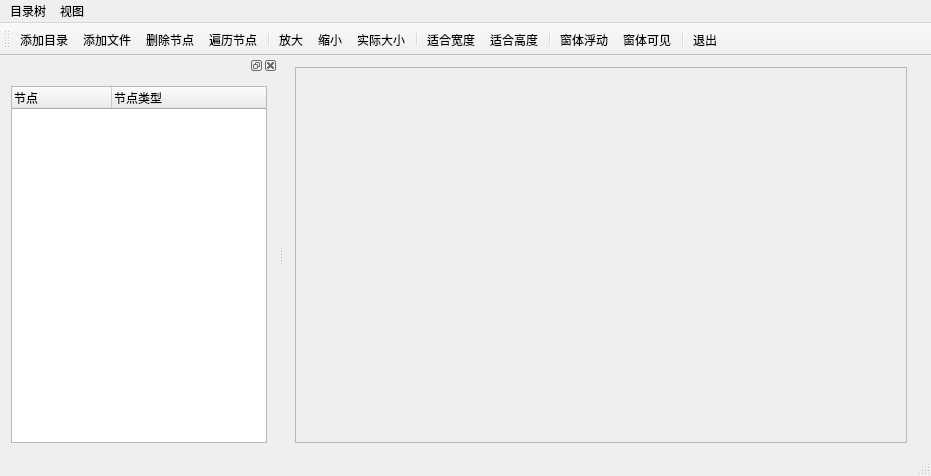
<?xml version="1.0" encoding="UTF-8"?>
<ui version="4.0">
 <class>MainWindow</class>
 <widget class="QMainWindow" name="MainWindow">
  <property name="geometry">
   <rect>
    <x>0</x>
    <y>0</y>
    <width>931</width>
    <height>476</height>
   </rect>
  </property>
  <property name="windowTitle">
   <string>QTreeWidget的使用</string>
  </property>
  <widget class="QWidget" name="centralWidget">
   <layout class="QGridLayout" name="gridLayout_3">
    <item row="0" column="0">
     <widget class="QScrollArea" name="scrollArea">
      <property name="widgetResizable">
       <bool>true</bool>
      </property>
      <property name="alignment">
       <set>Qt::AlignCenter</set>
      </property>
      <widget class="QWidget" name="scrollAreaWidgetContents">
       <property name="geometry">
        <rect>
         <x>0</x>
         <y>0</y>
         <width>624</width>
         <height>361</height>
        </rect>
       </property>
       <layout class="QGridLayout" name="gridLayout_2"/>
      </widget>
     </widget>
    </item>
    <item row="0" column="1">
     <widget class="QLabel" name="LabPicture">
      <property name="text">
       <string/>
      </property>
      <property name="alignment">
       <set>Qt::AlignCenter</set>
      </property>
     </widget>
    </item>
   </layout>
  </widget>
  <widget class="QMenuBar" name="menuBar">
   <property name="geometry">
    <rect>
     <x>0</x>
     <y>0</y>
     <width>931</width>
     <height>23</height>
    </rect>
   </property>
   <widget class="QMenu" name="menu">
    <property name="title">
     <string>目录树</string>
    </property>
    <addaction name="actAddFolder"/>
    <addaction name="actAddFiles"/>
    <addaction name="actScanItems"/>
   </widget>
   <widget class="QMenu" name="menu_2">
    <property name="title">
     <string>视图</string>
    </property>
    <addaction name="actZoomIn"/>
    <addaction name="actZoomOut"/>
    <addaction name="actZoomRealSize"/>
    <addaction name="actZoomFitW"/>
    <addaction name="actZoomFitH"/>
   </widget>
   <addaction name="menu"/>
   <addaction name="menu_2"/>
  </widget>
  <widget class="QToolBar" name="mainToolBar">
   <property name="toolButtonStyle">
    <enum>Qt::ToolButtonTextUnderIcon</enum>
   </property>
   <attribute name="toolBarArea">
    <enum>TopToolBarArea</enum>
   </attribute>
   <attribute name="toolBarBreak">
    <bool>false</bool>
   </attribute>
   <addaction name="actAddFolder"/>
   <addaction name="actAddFiles"/>
   <addaction name="actDeleteItem"/>
   <addaction name="actScanItems"/>
   <addaction name="separator"/>
   <addaction name="actZoomIn"/>
   <addaction name="actZoomOut"/>
   <addaction name="actZoomRealSize"/>
   <addaction name="separator"/>
   <addaction name="actZoomFitW"/>
   <addaction name="actZoomFitH"/>
   <addaction name="separator"/>
   <addaction name="actDockFloat"/>
   <addaction name="actDockVisible"/>
   <addaction name="separator"/>
   <addaction name="actQuit"/>
  </widget>
  <widget class="QStatusBar" name="statusBar"/>
  <widget class="QDockWidget" name="dockWidget">
   <property name="features">
    <set>QDockWidget::AllDockWidgetFeatures</set>
   </property>
   <property name="allowedAreas">
    <set>Qt::LeftDockWidgetArea|Qt::RightDockWidgetArea</set>
   </property>
   <attribute name="dockWidgetArea">
    <number>1</number>
   </attribute>
   <widget class="QWidget" name="dockWidgetContents">
    <layout class="QGridLayout" name="gridLayout">
     <item row="0" column="0">
      <widget class="QTreeWidget" name="treeFiles">
       <property name="layoutDirection">
        <enum>Qt::LeftToRight</enum>
       </property>
       <column>
        <property name="text">
         <string>节点</string>
        </property>
       </column>
       <column>
        <property name="text">
         <string>节点类型</string>
        </property>
       </column>
      </widget>
     </item>
    </layout>
   </widget>
  </widget>
  <action name="actAddFolder">
   <property name="icon">
    <iconset resource="res.qrc">
     <normaloff>:/images/icons/folder1.bmp</normaloff>:/images/icons/folder1.bmp</iconset>
   </property>
   <property name="text">
    <string>添加目录...</string>
   </property>
   <property name="toolTip">
    <string>添加目录</string>
   </property>
   <property name="shortcut">
    <string>Ctrl+F</string>
   </property>
   <property name="shortcutVisibleInContextMenu">
    <bool>true</bool>
   </property>
  </action>
  <action name="actAddFiles">
   <property name="icon">
    <iconset resource="res.qrc">
     <normaloff>:/images/icons/824.bmp</normaloff>:/images/icons/824.bmp</iconset>
   </property>
   <property name="text">
    <string>添加文件...</string>
   </property>
   <property name="toolTip">
    <string>添加文件</string>
   </property>
   <property name="shortcut">
    <string>Ctrl+N</string>
   </property>
  </action>
  <action name="actZoomIn">
   <property name="icon">
    <iconset resource="res.qrc">
     <normaloff>:/images/icons/418.bmp</normaloff>:/images/icons/418.bmp</iconset>
   </property>
   <property name="text">
    <string>放大</string>
   </property>
   <property name="toolTip">
    <string>放大图片</string>
   </property>
   <property name="shortcut">
    <string>Ctrl+I</string>
   </property>
  </action>
  <action name="actZoomOut">
   <property name="icon">
    <iconset resource="res.qrc">
     <normaloff>:/images/icons/416.bmp</normaloff>:/images/icons/416.bmp</iconset>
   </property>
   <property name="text">
    <string>缩小</string>
   </property>
   <property name="toolTip">
    <string>缩小图片</string>
   </property>
   <property name="shortcut">
    <string>Ctrl+O</string>
   </property>
  </action>
  <action name="actZoomRealSize">
   <property name="icon">
    <iconset resource="res.qrc">
     <normaloff>:/images/icons/414.bmp</normaloff>:/images/icons/414.bmp</iconset>
   </property>
   <property name="text">
    <string>实际大小</string>
   </property>
   <property name="toolTip">
    <string>图片实际大小显示</string>
   </property>
  </action>
  <action name="actZoomFitW">
   <property name="icon">
    <iconset resource="res.qrc">
     <normaloff>:/images/icons/424.bmp</normaloff>:/images/icons/424.bmp</iconset>
   </property>
   <property name="text">
    <string>适合宽度</string>
   </property>
   <property name="toolTip">
    <string>适合宽度显示</string>
   </property>
   <property name="shortcut">
    <string>Ctrl+W</string>
   </property>
  </action>
  <action name="actDeleteItem">
   <property name="icon">
    <iconset resource="res.qrc">
     <normaloff>:/images/icons/delete1.bmp</normaloff>:/images/icons/delete1.bmp</iconset>
   </property>
   <property name="text">
    <string>删除节点</string>
   </property>
   <property name="toolTip">
    <string>删除节点</string>
   </property>
  </action>
  <action name="actQuit">
   <property name="icon">
    <iconset resource="res.qrc">
     <normaloff>:/images/icons/exit.bmp</normaloff>:/images/icons/exit.bmp</iconset>
   </property>
   <property name="text">
    <string>退出</string>
   </property>
   <property name="toolTip">
    <string>退出本系统</string>
   </property>
  </action>
  <action name="actZoomFitH">
   <property name="icon">
    <iconset resource="res.qrc">
     <normaloff>:/images/icons/426.bmp</normaloff>:/images/icons/426.bmp</iconset>
   </property>
   <property name="text">
    <string>适合高度</string>
   </property>
   <property name="toolTip">
    <string>适合高度</string>
   </property>
   <property name="shortcut">
    <string>Ctrl+H</string>
   </property>
  </action>
  <action name="actScanItems">
   <property name="icon">
    <iconset resource="res.qrc">
     <normaloff>:/images/icons/fold.bmp</normaloff>:/images/icons/fold.bmp</iconset>
   </property>
   <property name="text">
    <string>遍历节点</string>
   </property>
   <property name="toolTip">
    <string>遍历节点</string>
   </property>
  </action>
  <action name="actDockVisible">
   <property name="checkable">
    <bool>true</bool>
   </property>
   <property name="icon">
    <iconset resource="res.qrc">
     <normaloff>:/images/icons/415.bmp</normaloff>:/images/icons/415.bmp</iconset>
   </property>
   <property name="text">
    <string>窗体可见</string>
   </property>
   <property name="toolTip">
    <string>窗体可见</string>
   </property>
  </action>
  <action name="actDockFloat">
   <property name="checkable">
    <bool>true</bool>
   </property>
   <property name="icon">
    <iconset resource="res.qrc">
     <normaloff>:/images/icons/814.bmp</normaloff>:/images/icons/814.bmp</iconset>
   </property>
   <property name="text">
    <string>窗体浮动</string>
   </property>
   <property name="toolTip">
    <string>窗体浮动</string>
   </property>
  </action>
 </widget>
 <layoutdefault spacing="6" margin="11"/>
 <resources>
  <include location="res.qrc"/>
 </resources>
 <connections>
  <connection>
   <sender>actQuit</sender>
   <signal>triggered()</signal>
   <receiver>MainWindow</receiver>
   <slot>close()</slot>
   <hints>
    <hint type="sourcelabel">
     <x>-1</x>
     <y>-1</y>
    </hint>
    <hint type="destinationlabel">
     <x>406</x>
     <y>191</y>
    </hint>
   </hints>
  </connection>
 </connections>
</ui>
